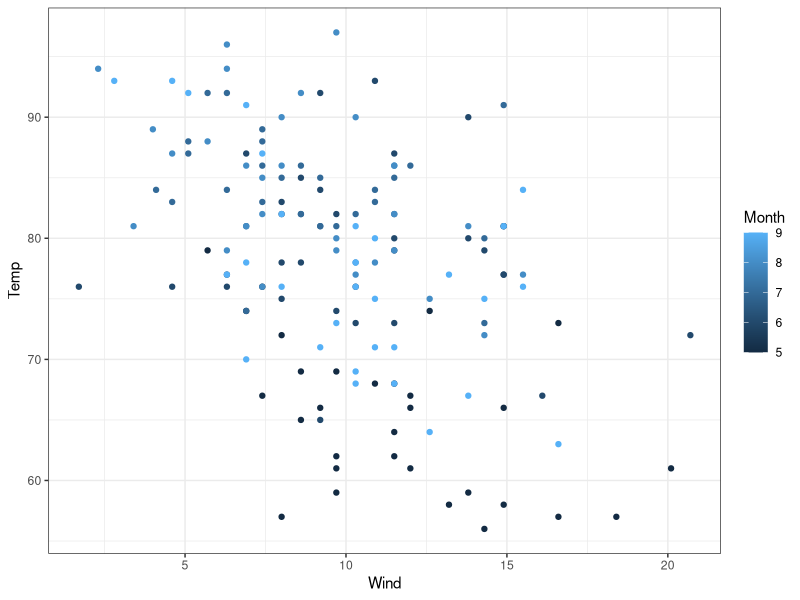
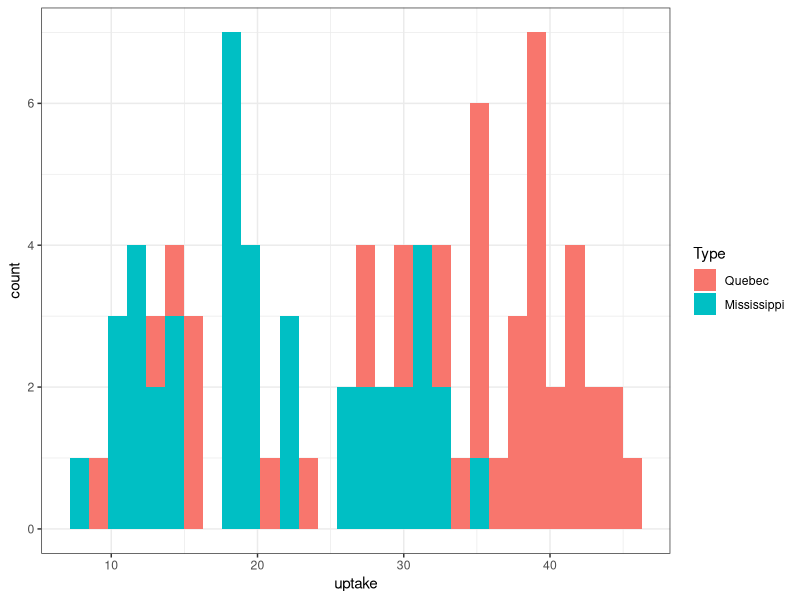
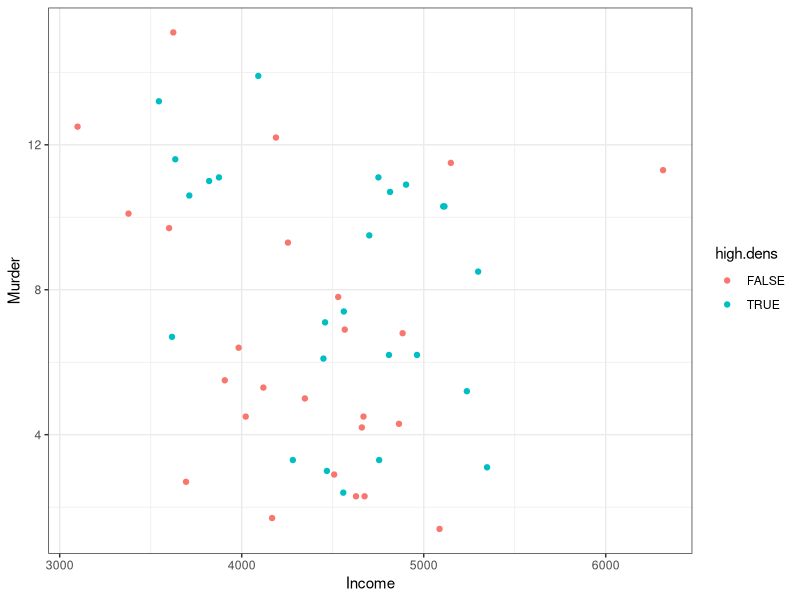
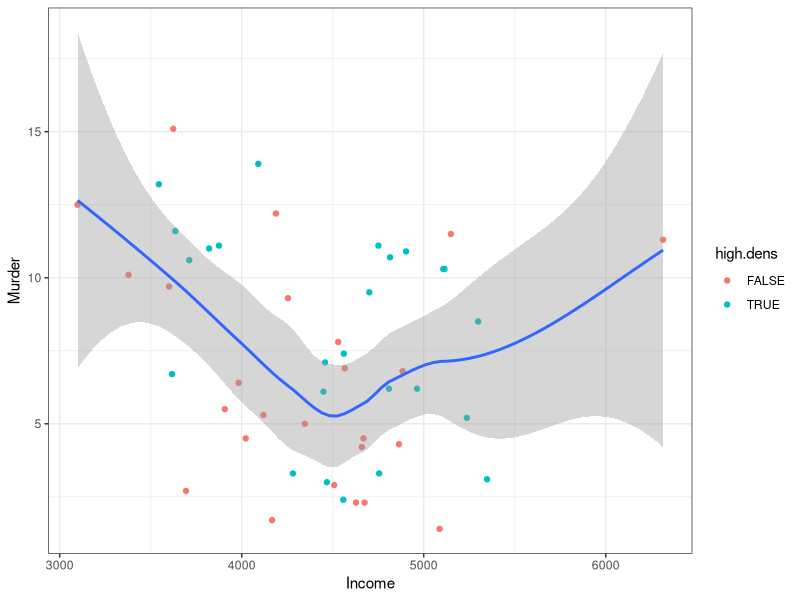
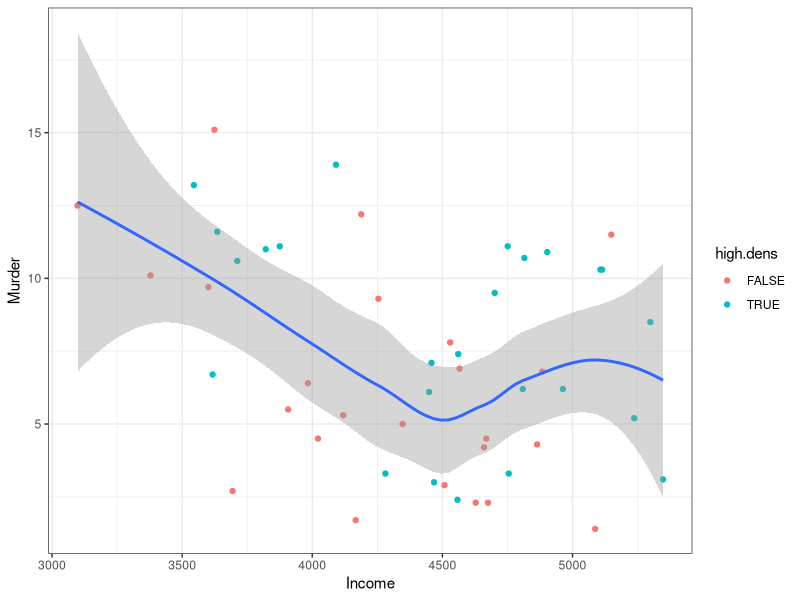

These charts were generated, in order, by the following R code:
## ---- chunk 1
options(htmltools.dir.version = FALSE)

# library(xaringanthemer)
# # style_mono_accent(
# #   base_color = "#1c5253"
# #   # header_font_google = google_font("Josefin Sans"),
# #   # text_font_google   = google_font("Montserrat", "300", "300i"),
# #   # code_font_google   = google_font("Fira Mono")
# # )
# # style_xaringan(link_color = 'red')
# style_xaringan(
#   text_font_family = "Droid Serif",
#   text_font_url = "https://fonts.googleapis.com/css?family=Droid+Serif:400,700,400italic",
#   header_font_google = google_font("Yanone Kaffeesatz")
# )
# other colors:
# blue: rgb(0,114,178)
# orange: rgb(213,94,0)
# green: rgb(0,158,115)
## ---- chunk 2
# # Install packages (only first time)
# install.packages('data.table') #<<
# install.packages('tidyverse') #<<

# Load them:
library(data.table)
library(dplyr)
## ---- chunk 3
getwd() # tells you the current wd
## ---- chunk 4
a <- datasets::airquality
b <- data.table(Month = 1:12, month.text = month.name)
df <- merge.data.table(a,b,by = 'Month') # is equivalent to:
df <- a %>% 
  left_join(b,by = 'Month')

## ---- chunk 5
library(ggplot2)
try( # ignore this
p <- ggplot(data = data) +
  geom_GEOM(mapping = aes(MAPPINGS)) +
  THEME()
)
# Example
p <- ggplot(data = airquality) +
  geom_point(mapping = aes(Wind,Temp, color = Month)) +
  theme_bw()
## ---- chunk 6
library(ggplot2)
p <- ggplot(data = airquality) +
  geom_point(mapping = aes(Wind,Temp, color = Month)) +
  theme_bw()
p

## ---- chunk 7
ggplot(data.table(datasets::CO2)) +
  geom_histogram(aes(uptake, fill=Type)) +
  theme_bw()
## ---- chunk 8
df.ex <- data.table(datasets::state.x77)
df.ex <- df.ex %>% 
  mutate(high.dens = (Population/Area)>median(Population/Area))
  
ggplot(df.ex) +
  geom_point(mapping = aes(Income, Murder, color = high.dens)) +
  theme_bw()
## ---- chunk 9
df.ex <- data.table(datasets::state.x77)
df.ex <- df.ex %>% 
  mutate(high.dens = (Population/Area)>median(Population/Area))
  
ggplot(df.ex) +
  geom_point(mapping = aes(Income, Murder, color = high.dens)) +
  geom_smooth(mapping = aes(Income, Murder)) +
  theme_bw()
## ---- chunk 10
df.ex <- data.table(datasets::state.x77)
df.ex <- df.ex %>% 
  mutate(high.dens = (Population/Area)>median(Population/Area)) %>% 
  filter(Income<6000)
  
ggplot(df.ex) +
  geom_point(mapping = aes(Income, Murder, color = high.dens)) +
  geom_smooth(mapping = aes(Income, Murder)) +
  theme_bw()
